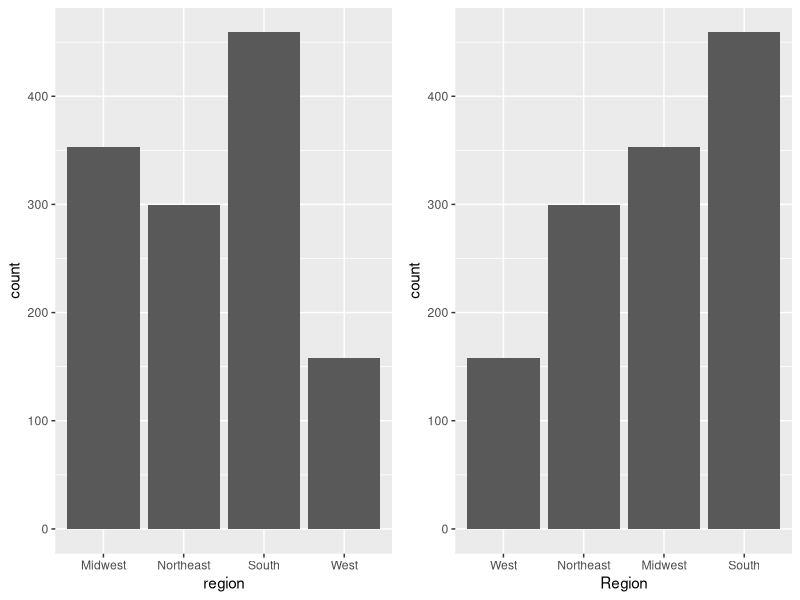
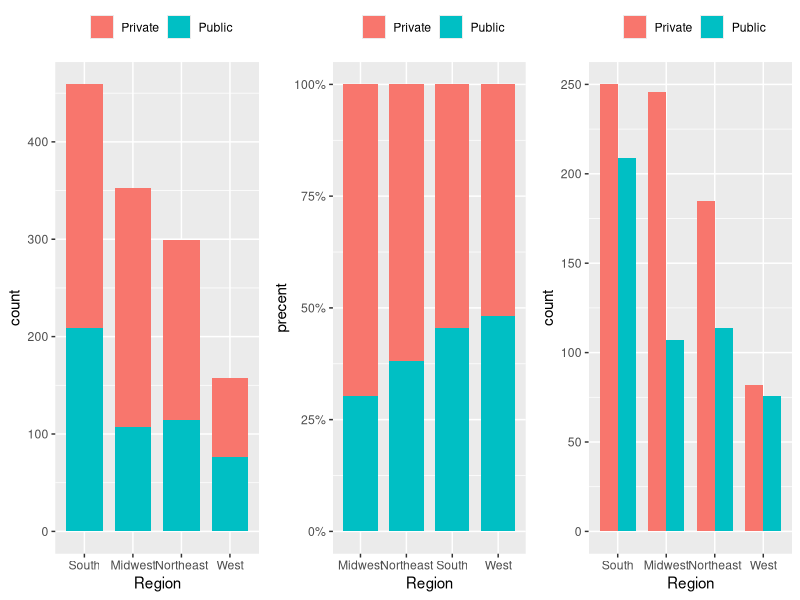
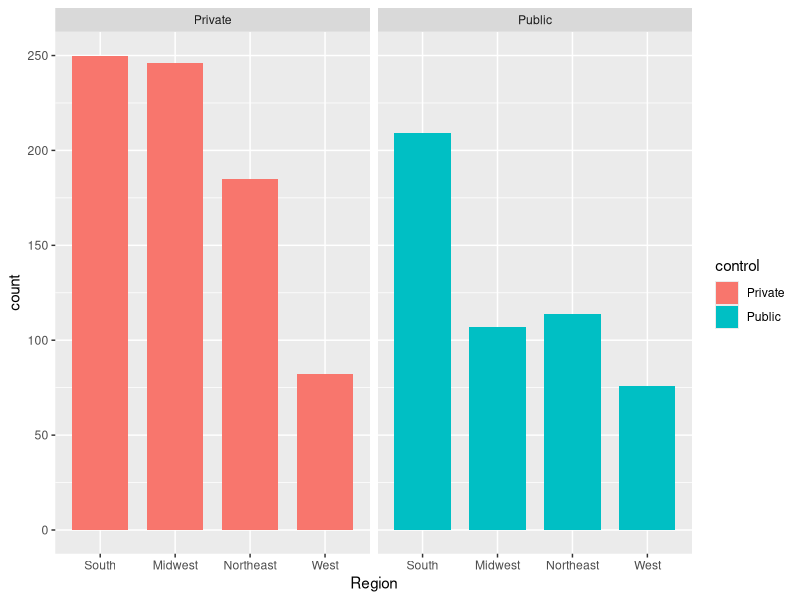
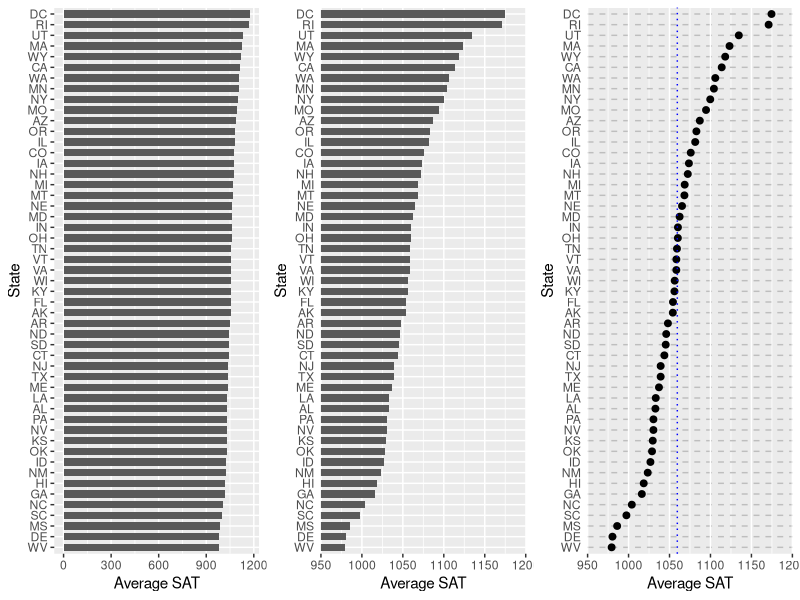
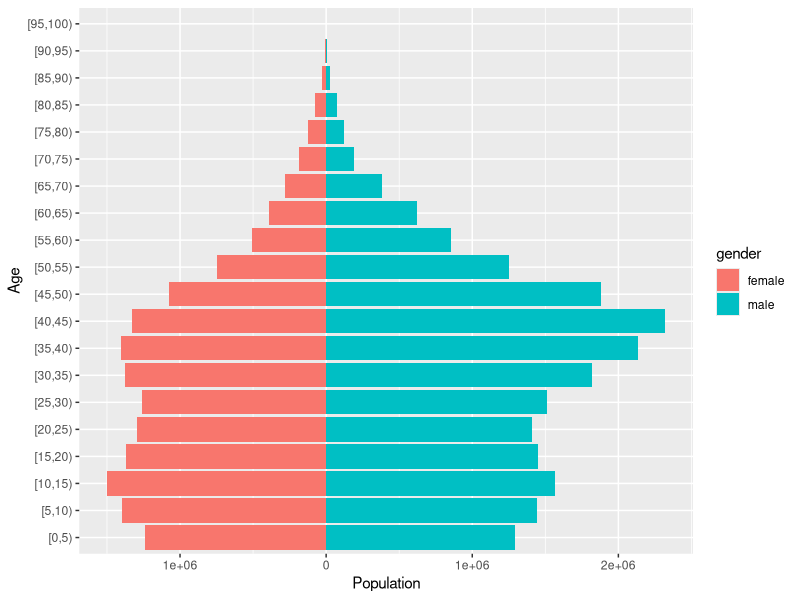
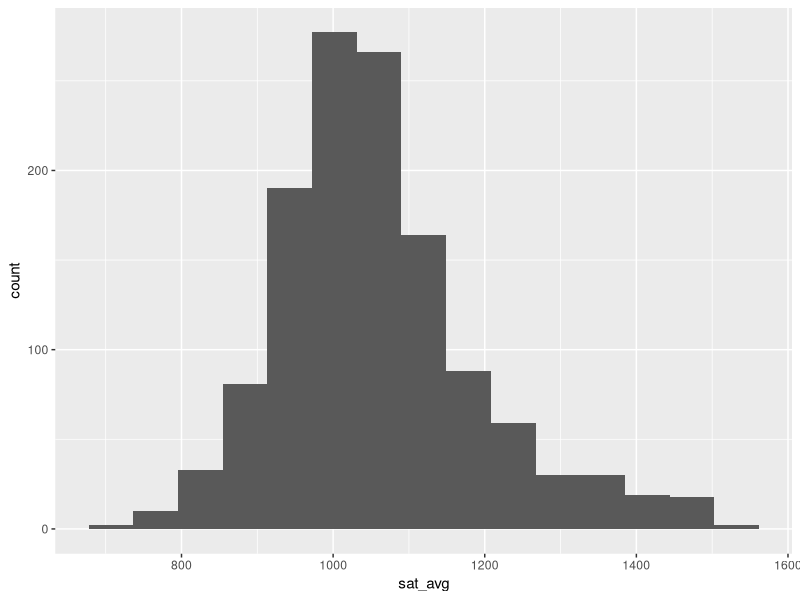
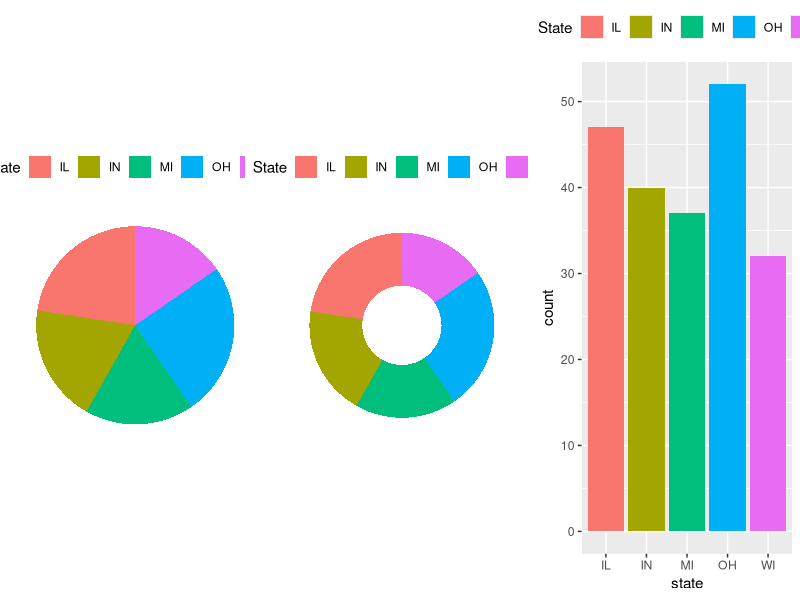
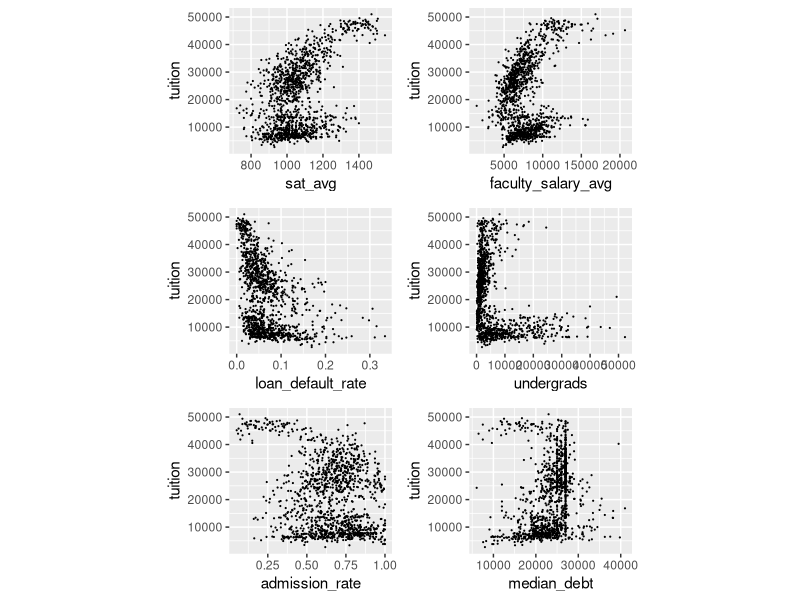

Write R code to recreate these figures, in order.
## ---- chunk 1
library(tidyverse)
library(grid)
library(gridExtra)
library(RColorBrewer)
## ---- chunk 2
college = read.csv("data/college.csv", header = TRUE)
region_freq = college %>% 
  group_by(region) %>% 
  summarise(count=n())
region_freq
g1 = ggplot(region_freq) + 
  geom_col(aes(x = region, y = count))
g2 = college %>% 
  group_by(region) %>% 
  summarize(count=n()) %>%
  ggplot() + 
  geom_col(aes(x = reorder(region, count), 
               y = count)) +
  xlab("Region")
grid.arrange(g1, g2, ncol=2)
## ---- chunk 3
g1=ggplot(data=college) +
  geom_bar(aes(x=fct_relevel(region, "South", "Midwest", "Northeast", "West"), fill = control), 
           width=0.75) + 
  scale_x_discrete(name = "Region") +
  scale_fill_discrete(name = "")+
  theme(legend.position = "top")
g2=ggplot(data=college) +
  geom_bar(aes(x=region, fill = control), 
           position="fill", 
           width = 0.75) + 
  scale_x_discrete(name = "Region") +
  scale_fill_discrete("")+
  scale_y_continuous(name="precent", labels = scales::percent)+
  theme(legend.position = "top")
g3=ggplot(data=college) +
  geom_bar(aes(x=fct_relevel(region, "South", "Midwest", "Northeast", "West"), fill = control), 
           position="dodge", 
           width=0.75) +
  scale_x_discrete(name = "Region") +
  scale_fill_discrete("") +
  theme(legend.position = "top")
grid.arrange(g1,g2,g3,ncol=3)
## ---- chunk 4
ggplot(data=college) +
  geom_bar(aes(x=fct_relevel(region, "South", "Midwest", "Northeast", "West"),
               fill = control), 
           width=0.75) +
  scale_x_discrete(name = "Region") +
  scale_y_continuous(limits = c(0, 250)) +
  facet_wrap(~control)
## ---- chunk 5
state_sat_df = college %>% 
  group_by(state) %>%
  summarize(state_sat = mean(sat_avg))
g1 = state_sat_df %>%
  ggplot() + 
  geom_col(aes(y=fct_reorder(state, state_sat), x = state_sat), width = 0.7) + 
  scale_y_discrete(name = "State") +
  xlab("Average SAT")
g2 = state_sat_df %>%
  ggplot() + 
  geom_col(aes(y=fct_reorder(state, state_sat), x = state_sat), width = 0.7) + 
  scale_y_discrete(name = "State") +
  coord_cartesian(xlim = c(950,1200) ) +
  scale_x_continuous(expand = c(0,0)) +
  xlab("Average SAT") +
  theme(axis.ticks.y = element_blank())
g3 = state_sat_df %>%
  ggplot() + 
  geom_point(aes(y=fct_reorder(state, state_sat), x = state_sat), size = 2) + 
  scale_y_discrete(name = "State") +
  coord_cartesian(xlim = c(950,1200) ) +
  scale_x_continuous(expand = c(0,0)) +
  xlab("Average SAT") +
  geom_vline(xintercept = mean(college$sat_avg), 
             color = "blue",
             linetype = "dotted")+
  theme(axis.ticks.y = element_blank(),
        panel.grid.major.y = element_line(color = "grey",
                                          linetype = "dashed"))
grid.arrange(g1,g2,g3,ncol=3)
## ---- chunk 6
saudi = read_csv("data/saudi_arabia.csv")
saudi
saudi %>%
  select(GROUP, `Male Population`, `Female Population`) %>%
  rename(age = GROUP,
         male = `Male Population`,
         female = `Female Population`) %>%
  filter(age != c("TOTAL", "100+")) %>%
  mutate_at(c("age"), as.numeric) %>%
  mutate(age_group = cut(age, breaks = seq(0, 100, 5), right = FALSE)) %>%
  pivot_longer(cols = c("male", "female"), 
               names_to = "gender", 
               values_to = "pop") %>%
  ggplot() +
  geom_col(aes(y = age_group, 
               x = ifelse(gender == "male", pop, -pop),
               fill = gender)) +
  scale_x_continuous(labels = abs) +
  xlab("Population") +
  ylab("Age")
## ---- chunk 7
ggplot(data = college, aes(x = sat_avg)) +
       geom_histogram(bins=15)
## ---- chunk 8
g1 = ggplot(filter(college, state %in% c("OH", "MI", "IN", "IL", "WI")), 
            aes(x = 1, fill = state)) + 
  geom_bar() + 
  scale_fill_discrete("State")+
  coord_polar(theta = "y") + 
  theme(panel.background = element_blank(),
        axis.ticks = element_blank(),
        axis.text = element_blank(),
        axis.title = element_blank(),
        legend.position = "top")
g2=ggplot(filter(college, state %in% c("OH", "MI", "IN", "IL", "WI")), 
          aes(x = 1, fill = state)) + 
  geom_bar(width = 0.8) +
  scale_fill_discrete("State")+
  coord_polar(theta = "y") + 
  scale_x_continuous(limits=c(0,1.5)) + # Add a continuous x scale from 0.5 to 1.5
  theme(panel.background = element_blank(),
        axis.ticks = element_blank(),
        axis.text = element_blank(),
        axis.title = element_blank(),
        legend.position = "top")
g3=ggplot(filter(college, state %in% c("OH", "MI", "IN", "IL", "WI")), 
          aes(x = state, fill=state)) + 
  scale_fill_discrete("State")+
  geom_bar() + 
  theme(legend.position = "top")
grid.arrange(g1,g2,g3,ncol=3)
## ---- chunk 9
g1 = ggplot(college, aes(sat_avg, tuition)) +
  geom_point(size=0.1)
g2 = ggplot(college, aes(faculty_salary_avg, tuition))+
  geom_point(size=0.1)
g3 = ggplot(college, aes(loan_default_rate, tuition))+
  geom_point(size=0.1)
g4 = ggplot(college, aes(undergrads, tuition))+
  geom_point(size=0.1)
g5 = ggplot(college, aes(admission_rate, tuition))+
  geom_point(size=0.1)
g6 = ggplot(college, aes(median_debt, tuition))+
  geom_point(size=0.1)
library(grid)
library(gridExtra)
plots<-list(g1,g2,g3,g4,g5,g6)#put 6 plots in one list
vp <- viewport(width =0.6, height =1) #create a viewpoint whose width is 0.6 and height is 1 
grid.arrange(grobs = plots, ncol = 2,vp=vp)
## ---- chunk 10
p1 = ggplot(college, aes(x=tuition)) + geom_histogram() +
  labs(title="Histogram of tuition")
p2 = ggplot(college, aes(x=tuition, y=..density.., fill=control)) + 
  geom_density(position="stack")+
  labs(title="PDF of tuition",x="Tuition")
p3 = ggplot(college, aes(y=tuition, x=control,fill=control))+
  geom_boxplot(outlier.size=.3)+
  labs(title="Boxplot of tuition")
lay1 = rbind(c(1, 1),
            c(2, 3)) #matrix of layout
library(knitr)
knitr::kable(lay1)
plots1=list(p1,p2,p3)
grid.arrange(grobs = plots1,
             layout_matrix = lay1, # matrix of layout is lay1
             widths = c(2, 1),heights = c(0.5,1), 
             # widths 2:1, heights 1:2 
             # try delete this row and see what happens
             top="Distribution of tuition")
## ---- chunk 11
ggplot(college,aes(x=sat_avg, y=tuition))+
  geom_point()+ 
  theme(plot.margin = unit(c(3,3,3,3), "cm")) # the 4 margins of the plot are 2 cm
